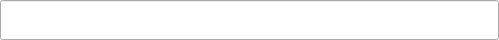
<?xml version="1.0" encoding="UTF-8"?>
<ui version="4.0">
 <class>PanelInformation</class>
 <widget class="QFrame" name="PanelInformation">
  <property name="geometry">
   <rect>
    <x>0</x>
    <y>0</y>
    <width>499</width>
    <height>40</height>
   </rect>
  </property>
  <property name="windowTitle">
   <string>Frame</string>
  </property>
  <property name="autoFillBackground">
   <bool>true</bool>
  </property>
  <property name="frameShape">
   <enum>QFrame::Box</enum>
  </property>
  <property name="frameShadow">
   <enum>QFrame::Plain</enum>
  </property>
  <property name="lineWidth">
   <number>0</number>
  </property>
  <layout class="QGridLayout" name="gridLayout">
   <property name="leftMargin">
    <number>0</number>
   </property>
   <property name="topMargin">
    <number>0</number>
   </property>
   <property name="rightMargin">
    <number>0</number>
   </property>
   <property name="bottomMargin">
    <number>0</number>
   </property>
   <property name="spacing">
    <number>0</number>
   </property>
   <item row="0" column="0">
    <widget class="QLineEdit" name="lineEditInfo">
     <property name="sizePolicy">
      <sizepolicy hsizetype="Expanding" vsizetype="Expanding">
       <horstretch>0</horstretch>
       <verstretch>0</verstretch>
      </sizepolicy>
     </property>
     <property name="alignment">
      <set>Qt::AlignHCenter|Qt::AlignTop</set>
     </property>
     <property name="readOnly">
      <bool>true</bool>
     </property>
    </widget>
   </item>
  </layout>
 </widget>
 <resources/>
 <connections/>
</ui>
